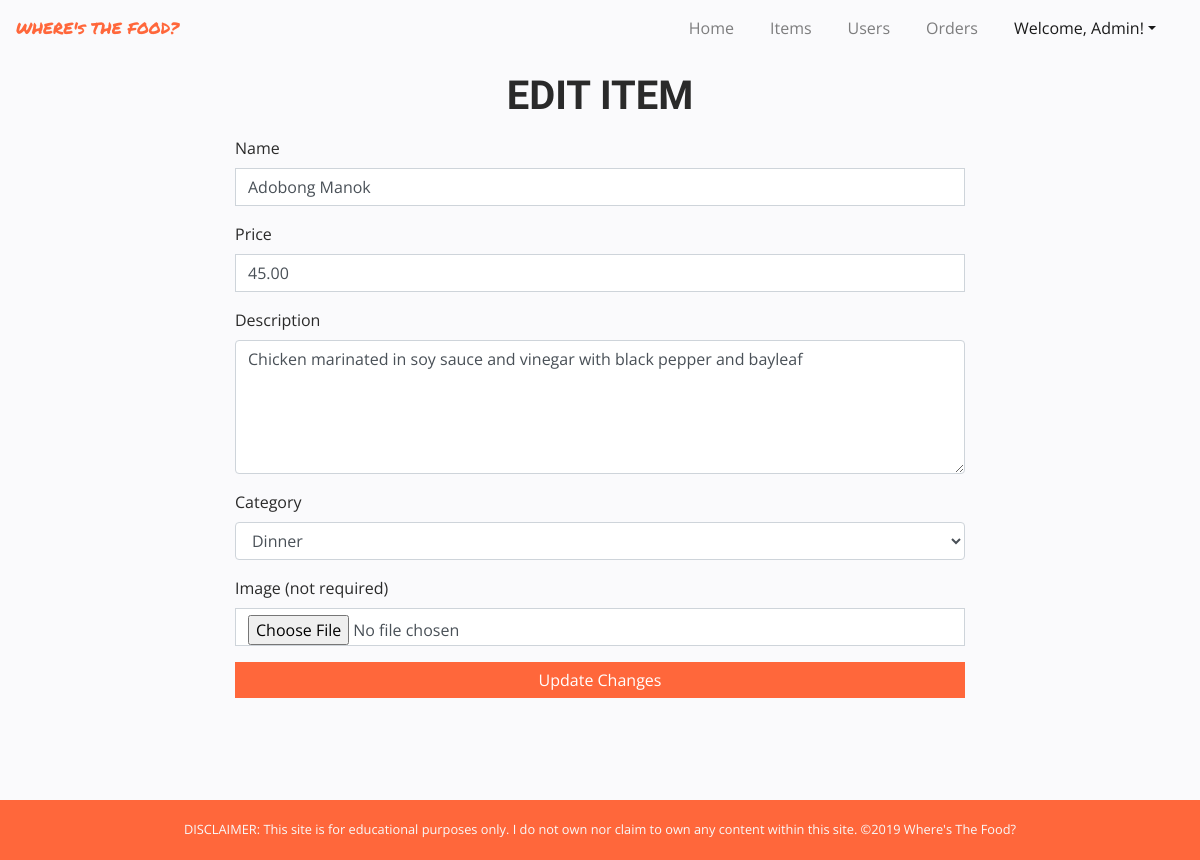
The app's page /app/views/edit_item.php?id=5 (signed in) with its own data.
### tables this page shows
CREATE TABLE `items` (
  `id` int(11) NOT NULL,
  `name` varchar(255) NOT NULL,
  `price` decimal(18,2) NOT NULL,
  `description` varchar(255) NOT NULL,
  `image_path` varchar(255) DEFAULT NULL,
  `category_id` int(11) NOT NULL
);

### app/views/edit_item.php (the view, shortened to what this page needs)
<?php
	require_once("../partials/template.php");
?>
<?php function get_page_content() { ?>
<?php global $conn ?>
	<?php if(isset($_SESSION["user"]) && $_SESSION["user"]["role_id"] == 1): ?>
	<?php
		$item_id = $_GET["id"];
		$sql = "SELECT * FROM items WHERE id=$item_id";
		$result = mysqli_query($conn, $sql);
		$item = mysqli_fetch_assoc($result);
	?>
	<div class="container">
		<div class="row">
			<div class="col-md-8 offset-md-2">
				<h1 class="my-3 text-center">EDIT ITEM</h1>
				<form action="../controllers/process_edit_item.php" method="POST" enctype="multipart/form-data">
					<div class="form-group">
						<label for="item_name">Name</label>
						<input id="item_name" name="item_name" class="form-control" type="text" value="<?php echo $item["name"] ?>" required>
					</div>
					<div class="form-group">
						<label for="item_price">Price</label>
						<input id="item_price" name="item_price" class="form-control" type="number" min="1" value="<?php echo $item["price"] ?>" required>
					</div>
					<div class="form-group">
						<label for="item_description">Description</label>
						<textarea id="item_description" name="item_description" class="form-control" rows="5"required><?php echo $item["description"] ?></textarea>
					</div>
					<div class="form-group">
						<label for="item_category">Category</label>
						<select name="item_category" id="item_category" class="form-control" required>
							<?php
								$sql2 = "SELECT * FROM categories";
								$result2 = mysqli_query($conn, $sql2);
								foreach ($result2 as $category) {
									extract($category);
									$selected = $item["category_id"] == $id ? 'selected': "";
									echo "<option value='" . $id ."' " . $selected . ">" . $name . "</option>";
								 }
							?>
						</select>
					</div>
					<div class="form-group">
						<label for="image">Image (not required)</label>
						<input type="file" id="image" class="form-control" name="image">
					</div>
					<button type="submit" class="btn btn-orange btn-block mb-5">Update Changes</button>
				</form>
			</div>
		</div>
	</div>
	<?php else:
		header("Location: ./error.php");
	endif;?>
<?php } ?>

### app/assets/css/style.css (style rules this page uses)
* { font-family: 'Open Sans', sans-serif; color: #2A2A2A; }
h1, h2, h3, h4, h5, h6 { font-family: 'Raleway', sans-serif; font-weight: 600; }
html { overflow: scroll; overflow-x: hidden; }
input, button, a, li { border-radius: 0 !important; }
body { background-color: #FAFAFC; }
.btn-orange { color: white; background-color: #FF673B; border: 0; }
body { min-height: 100vh; position: relative; }

### records on screen
items: item_name "Adobong Manok", item_price "45.00", item_description "Chicken marinated in soy sauce and vinegar with black pepper and bayleaf"

### other values on screen
$_SESSION["user"]["firstname"] "Admin"
form field item_category "Dinner"
